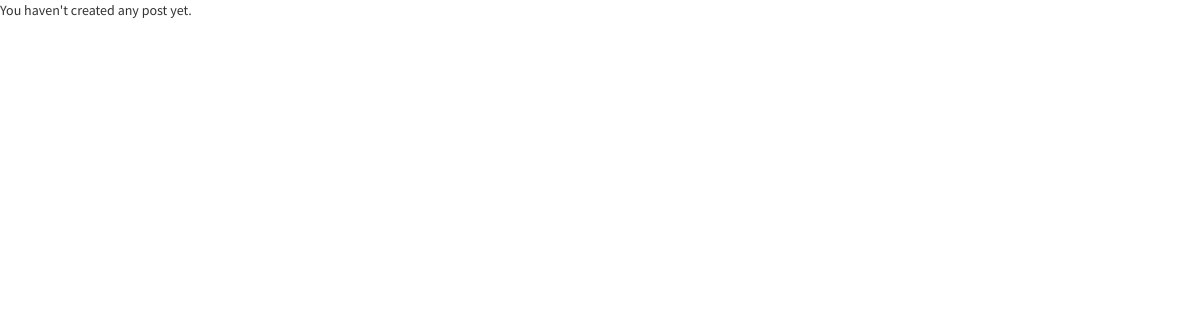
Before: /createdPosts.php (signed in) with the older database file.
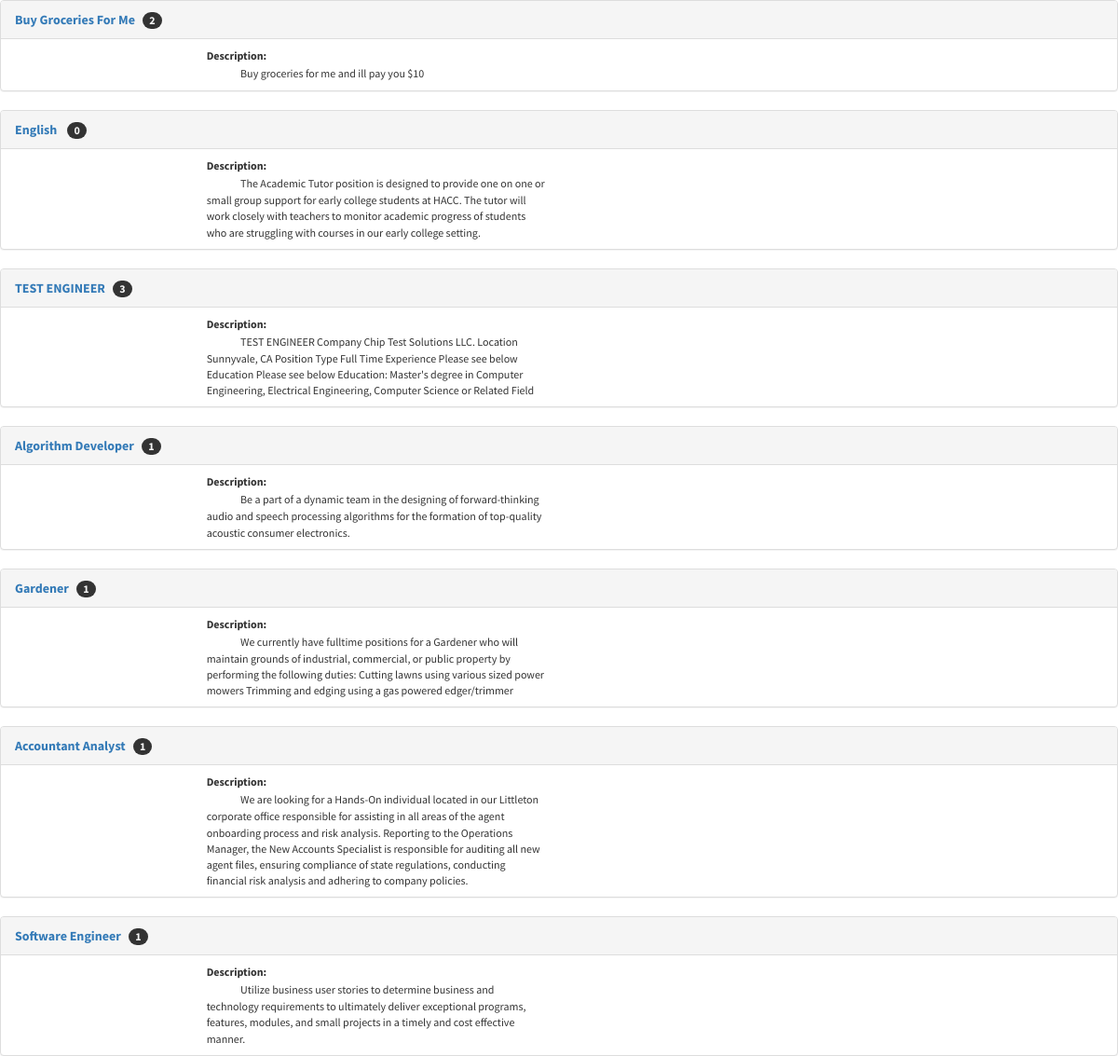
After: the same page with the newer database file.
### tables this page shows
CREATE TABLE IF NOT EXISTS `jobtable` (
  `jobID` int(8) NOT NULL AUTO_INCREMENT,
  `employeerID` varchar(40) NOT NULL,
  `jobTitle` varchar(200) NOT NULL,
  `jobDescription` varchar(400) NOT NULL,
  `payment` int(3) NOT NULL,
  `category` varchar(20) NOT NULL,
  `totalApp` int(2) NOT NULL DEFAULT '0',
  `closeJob` int(1) NOT NULL DEFAULT '0',
  PRIMARY KEY (`jobID`)
);

### DatabaseFunctions.php (called while the page is built, shortened)
<?php
$con=mysqli_connect("localhost","root","","serviceu");
function numApplications($jobID){
    global $con;
    $query = "SELECT totalApp FROM jobTable
              WHERE jobID = '$jobID'";
    $result = mysqli_query($con, $query);
    $row = mysqli_fetch_assoc($result);
    $total = $row['totalApp'];
    return $total;
}
function getUserJobs($email)
{
    global $con;
    $query = "SELECT * FROM jobTable WHERE employeerID='$email' "
            . "ORDER BY `jobID` DESC";
    $result = mysqli_query($con, $query);
    return $result;
}
?>

### createdPosts.php (the view, shortened to what this page needs)
<?php
include("DatabaseFunctions.php");
?>
<?php
    if (!isset($_SESSION["loginEmail"]))
   {
      header("location: index.php");
      exit();
   }
   else{
       $userEmail = $_SESSION["loginEmail"];
    }
?>
    <head>
    <link href="css/bootstrap.min.css" rel="stylesheet">
    <link href="css/bootstrap.css" rel="stylesheet">
    <link href="css/stylish-portfolio.css" rel="stylesheet">
    <link href="font-awesome/css/font-awesome.min.css" rel="stylesheet" type="text/css">
</head>
<body>
<?php
    $result = getUserJobs($userEmail);
    if (mysqli_num_rows($result) == 0) {
    echo "You haven't created any post yet.";
    exit;
    }
    ?>
    <form action="site2.php" method="post">
    <?php
    while ($row = mysqli_fetch_assoc($result)) {
        echo "<div class=\"panel panel-default\">";
        echo "<div class=\"panel-heading bg-primary \" style=\"font-weight: bold\">";
            $jobID = $row['jobID'];
            echo "<a href=\"postComplete.php?jobID=";
            echo $jobID;
            echo "\" target=\"_parent\">";
            echo $row["jobTitle"];
            echo "</a>";
            echo "&nbsp;&nbsp;&nbsp;<span class=\"badge\">";
            echo numApplications($row["jobID"]);
            echo "</span>";
        echo "</div>";
        echo "<div class=\"panel-body well-sm\">";
            echo "<div class=\"col-md-4 col-lg-offset-2\">";
                    echo "<span style=\"font-weight: bold; font-size:12px\"> Description: </span><br>";
                    echo "<span style=\"font-size:12px\">";
                    echo $row["jobDescription"];
                    echo "</span>";
            echo "</div>";
        echo "</div>";
        echo "</div>";
    }
?>
    </form>
</body>

Changed rows visible on the page:
now on this page (row edited): jobtable: jobTitle "Buy Groceries For Me", numApplications($row["jobID"]) "2", jobDescription "Buy groceries for me and ill pay you $10"
now on this page (row edited): jobtable: jobTitle "English", numApplications($row["jobID"]) "0", jobDescription "The Academic Tutor position is designed to provide one on one or small group support for early college students at HACC. The tutor will work closely with teachers to monitor academic progress of students who are struggling with courses in our early college setting."
now on this page (row edited): jobtable: jobTitle "TEST ENGINEER", numApplications($row["jobID"]) "3", jobDescription "TEST ENGINEER Company Chip Test Solutions LLC. Location Sunnyvale, CA Position Type Full Time Experience Please see below Education Please see below Education: Master's degree in Computer Engineering, Electrical Engineering, Computer Science or Related Field"
now on this page (row edited): jobtable: jobTitle "Algorithm Developer", numApplications($row["jobID"]) "1", jobDescription "Be a part of a dynamic team in the designing of forward-thinking audio and speech processing algorithms for the formation of top-quality acoustic consumer electronics."
now on this page (row edited): jobtable: jobTitle "Gardener", numApplications($row["jobID"]) "1", jobDescription "We currently have fulltime positions for a Gardener who will maintain grounds of industrial, commercial, or public property by performing the following duties: Cutting lawns using various sized power mowers Trimming and edging using a gas powered edger/trimmer"
now on this page (row edited): jobtable: jobTitle "Accountant Analyst", numApplications($row["jobID"]) "1", jobDescription "We are looking for a Hands-On individual located in our Littleton corporate office responsible for assisting in all areas of the agent onboarding process and risk analysis. Reporting to the Operations Manager, the New Accounts Specialist is responsible for auditing all new agent files, ensuring compliance of state regulations, conducting financial risk analysis and adhering to company policies."
now on this page (row edited): jobtable: jobTitle "Software Engineer", jobID "1", jobDescription "Utilize business user stories to determine business and technology requirements to ultimately deliver exceptional programs, features, modules, and small projects in a timely and cost effective manner."
Other visible differences:
text no longer shown: "You haven't created any post yet."
